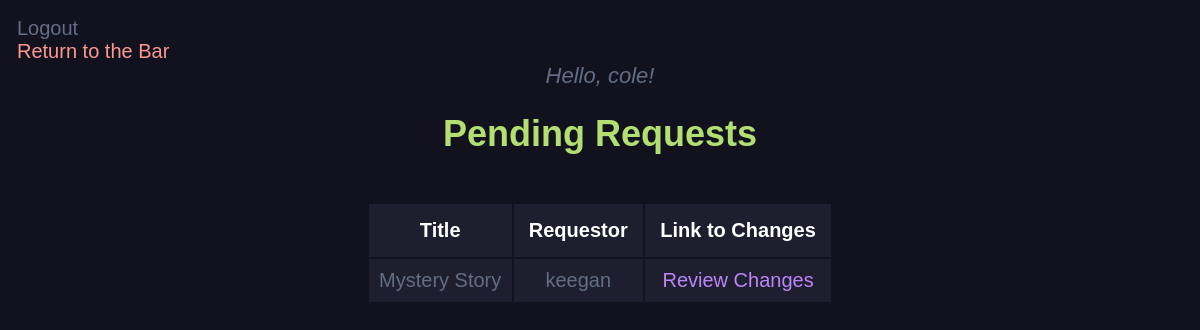
Before: /merge_requests/ (signed in) with the older database file.
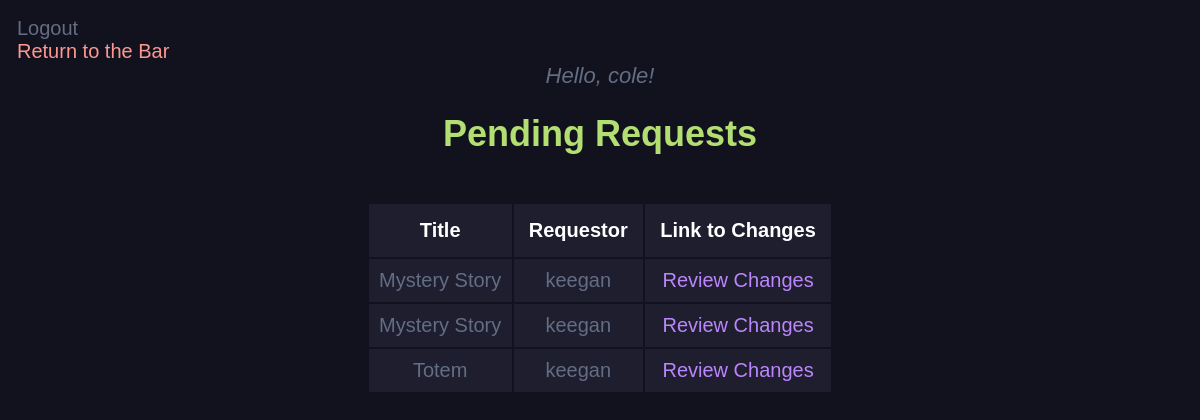
After: the same page with the newer database file.
### main.py (models this page shows, shortened)
class User(db.Model, UserMixin):
    id = db.Column(db.Integer, primary_key=True)
    username = db.Column(db.String(20), nullable=False, unique=True)
    password = db.Column(db.String(80), nullable=False)
    stories = db.relationship('NewStory', backref='author', lazy=True, foreign_keys=[NewStory.author_id])

class MergingRequest(db.Model):
    id = db.Column(db.Integer, primary_key=True)
    story_id = db.Column(db.Integer, db.ForeignKey('new_story.id'), nullable=False)
    version_id = db.Column(db.Integer, db.ForeignKey('new_version.id'), nullable=False)
    requestor_id = db.Column(db.Integer, db.ForeignKey('user.id'), nullable=False)
    status = db.Column(db.String(20), default='Pending', nullable=False)
    created_at = db.Column(db.DateTime, default=datetime.utcnow())
    updated_at = db.Column(db.DateTime, default=datetime.utcnow(), onupdate = datetime.utcnow())
    story = db.relationship('NewStory', backref=backref('merging_requests', lazy=True))
    version = db.relationship('NewVersion', backref=backref('merging_requests', uselist=False))
    requestor = db.relationship('User', backref=backref('merging_requests', lazy=True))

class NewStory(db.Model):
    id = db.Column(db.Integer, primary_key=True)
    title = db.Column(db.String(200), nullable=False)
    genre = db.Column(db.String(200), nullable=True)
    content = db.Column(db.Text, nullable=False)
    date_created = db.Column(db.DateTime, default=datetime.utcnow)
    author_id = db.Column(db.Integer, db.ForeignKey('user.id'), nullable=False)
    current_version_id = db.Column(db.Integer, db.ForeignKey('new_version.id'), nullable=True)
    __table_args__ = (
        ForeignKeyConstraint(['author_id'], ['user.id'], name='fk_new_story_author_id'),
        ForeignKeyConstraint(['current_version_id'], ['new_version.id'], name='fk_new_story_current_version_id')
    )
    current_version = db.relationship('NewVersion', foreign_keys=[current_version_id], post_update=True)
    versions = db.relationship('NewVersion', backref='story', lazy=True, foreign_keys='NewVersion.story_id')

### main.py (the view)
@app.route('/merge_requests/', methods=['GET'])
@login_required
def view_merge_requests():
    merge_requests = MergingRequest.query.join( NewStory, MergingRequest.story_id == NewStory.id).filter(
        NewStory.author_id == current_user.id,
        MergingRequest.status == "Pending").all()
    return render_template('merge_requests.html', merge_requests=merge_requests)

### main.py (called while the page is built)
@login_manager.user_loader
def load_user(user_id):
    return User.query.get(int(user_id))

### templates/merge_requests.html (shortened to what this page needs)
<!DOCTYPE html>
<link rel="stylesheet" href="{{ url_for('static', filename='css/merge_requests.css') }}">
{% if current_user.is_authenticated %}
	<a href="/logout/" class="button">Logout</a><br>
	<a href="/" class="return-to-bar">Return to the Bar</a>
	<div style = "text-align: center;">
		<em style = "color: #636d83; font-size: 22px; font-family: sans-serif;">Hello, {{ current_user.username }}!</em>
	</div>
{% endif %}
<h1 style="text-align: center;" class="content">Pending Requests</h1><br>
<table class="versions-table">
	<tr>
		<th>Title</th>
		<th>Requestor</th>
		<th>Link to Changes</th>
	</tr>
	{% for request in merge_requests %}
	<tr>
		<td>{{ request.story.title }}</td>
		<td>{{ request.requestor.username }}</td>
		<td><a href="{{ url_for('read_version', version_id=request.version_id) }}" class="story-link">Review Changes</a></td>
	</tr>
	{% endfor %}
</table>

### static/css/merge_requests.css (style rules this page uses)
h1 { font-size: 36px; color: #B3DF72; text-align: center; font-family: sans-serif; }
a { color: #636d83; font-size: 20px; font-family: sans-serif; text-decoration: none; }
.versions-table { margin-left: auto; margin-right: auto; width: 40%; }
td { background-color: #1e1e2e; color: #636d83; font-family: sans-serif; font-size: 20px; text-align: center; padding: 10px; }
th { background-color: #1e1e2e; color: white; font-family: sans-serif; font-size: 20px; text-align: center; padding: 15px; }
.story-link { color: #BB86FC; }
.return-to-bar { color: #FD9891; }

Changed rows visible on the page:
added MergingRequest: story "Mystery Story", requestor.username "keegan"
added MergingRequest: story "Totem", requestor.username "keegan"
